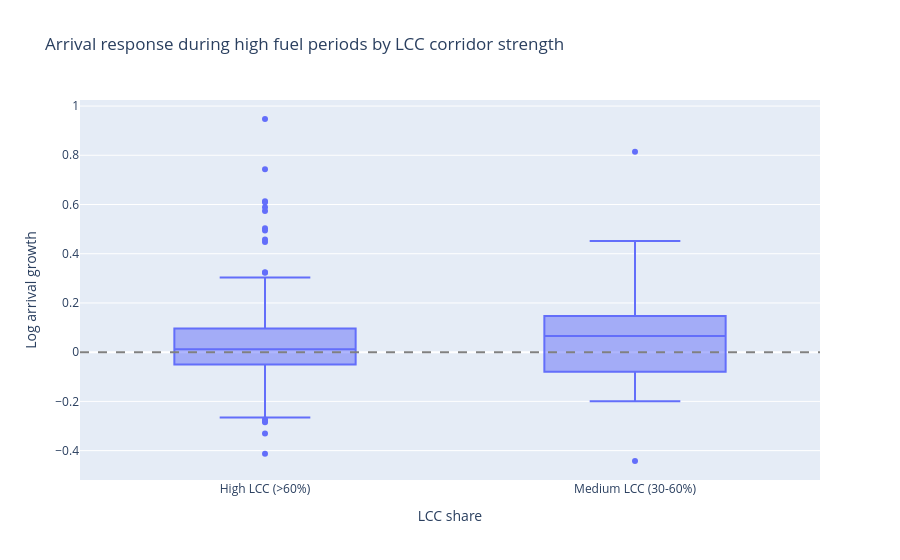

Source (notebook cell):
### Markdown cell above
### Does LCC share amplify sensitivity?

### Code cell
import pandas as pd
import plotly.express as px

df = pd.read_csv('../data/processed/model_ready.csv')
routes = pd.read_csv('../data/processed/routes.csv')
airline_types = pd.read_csv('../data/processed/airline_classifications_clean.csv')

routes_enriched = routes.merge(
    airline_types,
    left_on='airline_iata',
    right_on='airline_iata',
    how='left'
)

country_features = routes_enriched.groupby('destination_country').agg(
    total_routes=('airline_iata', 'count'),
    lcc_routes=('carrier_type', lambda x: (x == 'LCC').sum())
).reset_index()

country_features['lcc_share'] = (
    country_features['lcc_routes'] / country_features['total_routes']
)

df_enriched = df.merge(
    country_features,
    left_on='country',
    right_on='destination_country',
    how='left'
)

df_enriched['lcc_group'] = pd.cut(
    df_enriched['lcc_share'],
    bins=[0, 0.3, 0.6, 1.0],
    labels=['Low LCC (<30%)', 'Medium LCC (30-60%)', 'High LCC (>60%)']
)

high_fuel_threshold = df_enriched['jet_fuel_usd_per_gallon'].quantile(0.75)

high_fuel_periods = df_enriched[
    df_enriched['jet_fuel_usd_per_gallon'] > high_fuel_threshold
].copy()

fig = px.box(
    high_fuel_periods.dropna(subset=['lcc_group']),
    x='lcc_group',
    y='log_arrivals_diff',
    title='Arrival response during high fuel periods by LCC corridor strength',
    labels={
        'lcc_group': 'LCC share',
        'log_arrivals_diff': 'Log arrival growth'
    }
)

fig.add_hline(y=0, line_dash='dash', line_color='gray')
fig.show()

### Figure 1 — Plotly figure (JSON) as saved in the notebook; plotly's stock layout.template omitted (floating-point values rounded to 4 significant figures; data arrays with more than 128 entries replaced by an {"elided": "..."} marker saying what was removed)
{"data": [{"alignmentgroup": "True", "hovertemplate": "LCC share=%{x}<br>Log arrival growth=%{y}<extra></extra>", "legendgroup": "", "marker": {"color": "#636efa"}, "name": "", "notched": false, "offsetgroup": "", "orientation": "v", "showlegend": false, "type": "box", "x": {"elided": "300 str values"}, "x0": " ", "xaxis": "x", "y": {"elided": "300 float values"}, "y0": " ", "yaxis": "y"}], "layout": {"boxmode": "group", "legend": {"tracegroupgap": 0}, "shapes": [{"line": {"color": "gray", "dash": "dash"}, "type": "line", "x0": 0, "x1": 1, "xref": "x domain", "y0": 0, "y1": 0, "yref": "y"}], "title": {"text": "Arrival response during high fuel periods by LCC corridor strength"}, "xaxis": {"anchor": "y", "domain": [0, 1], "title": {"text": "LCC share"}}, "yaxis": {"anchor": "x", "domain": [0, 1], "title": {"text": "Log arrival growth"}}}}
